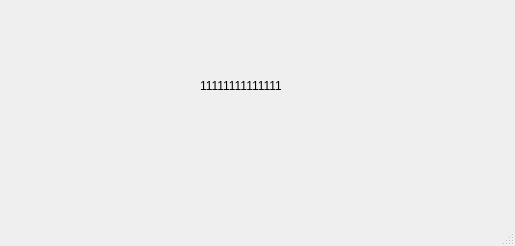
<?xml version="1.0" encoding="UTF-8"?>
<ui version="4.0">
 <class>MainWindow</class>
 <widget class="QMainWindow" name="MainWindow">
  <property name="geometry">
   <rect>
    <x>0</x>
    <y>0</y>
    <width>515</width>
    <height>246</height>
   </rect>
  </property>
  <property name="windowTitle">
   <string>MainWindow</string>
  </property>
  <widget class="QWidget" name="centralwidget">
   <widget class="QLabel" name="label">
    <property name="geometry">
     <rect>
      <x>200</x>
      <y>70</y>
      <width>81</width>
      <height>31</height>
     </rect>
    </property>
    <property name="text">
     <string>11111111111111</string>
    </property>
   </widget>
  </widget>
  <widget class="QMenuBar" name="menubar">
   <property name="geometry">
    <rect>
     <x>0</x>
     <y>0</y>
     <width>515</width>
     <height>22</height>
    </rect>
   </property>
  </widget>
  <widget class="QStatusBar" name="statusbar"/>
 </widget>
 <resources/>
 <connections/>
</ui>
